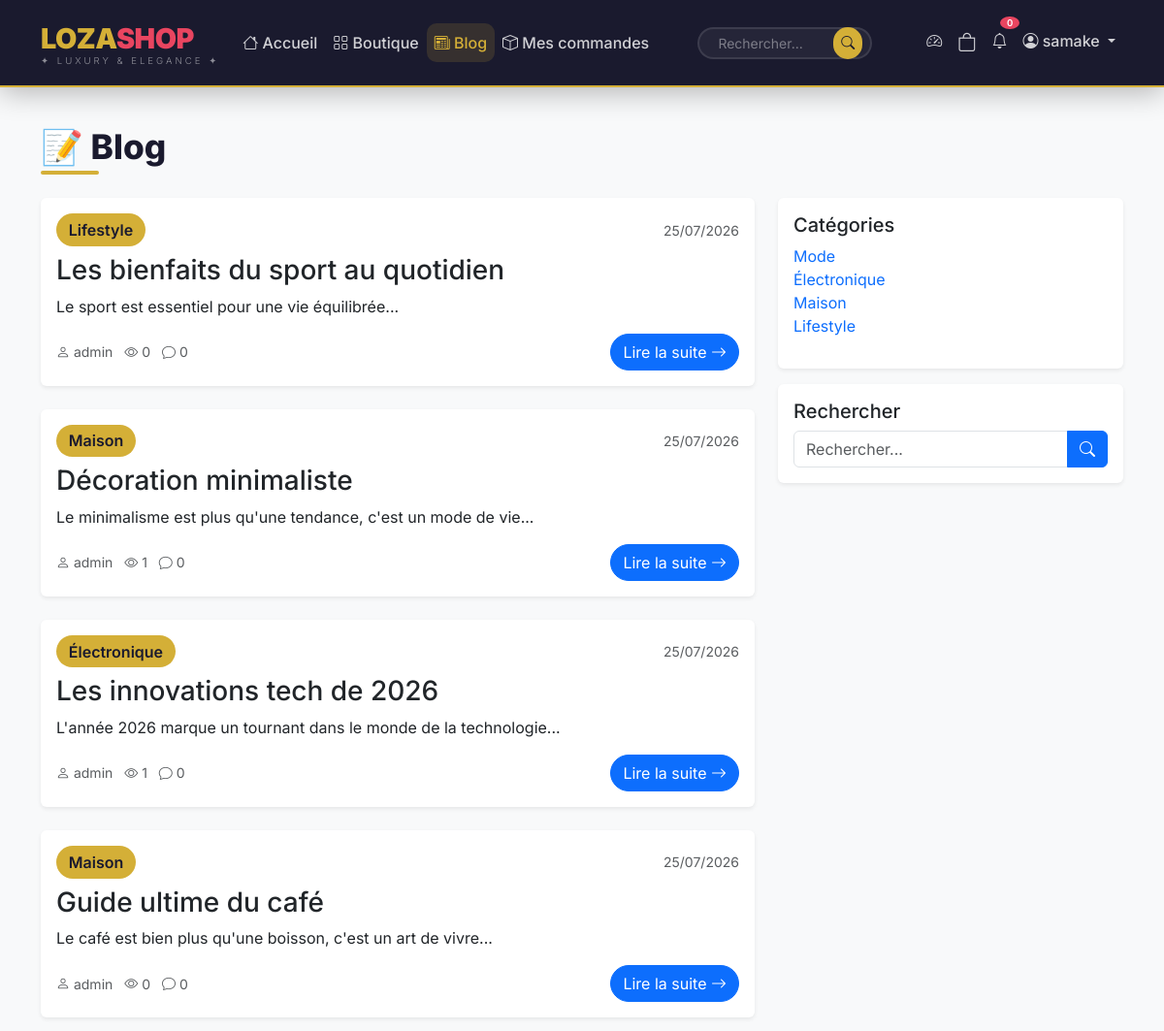
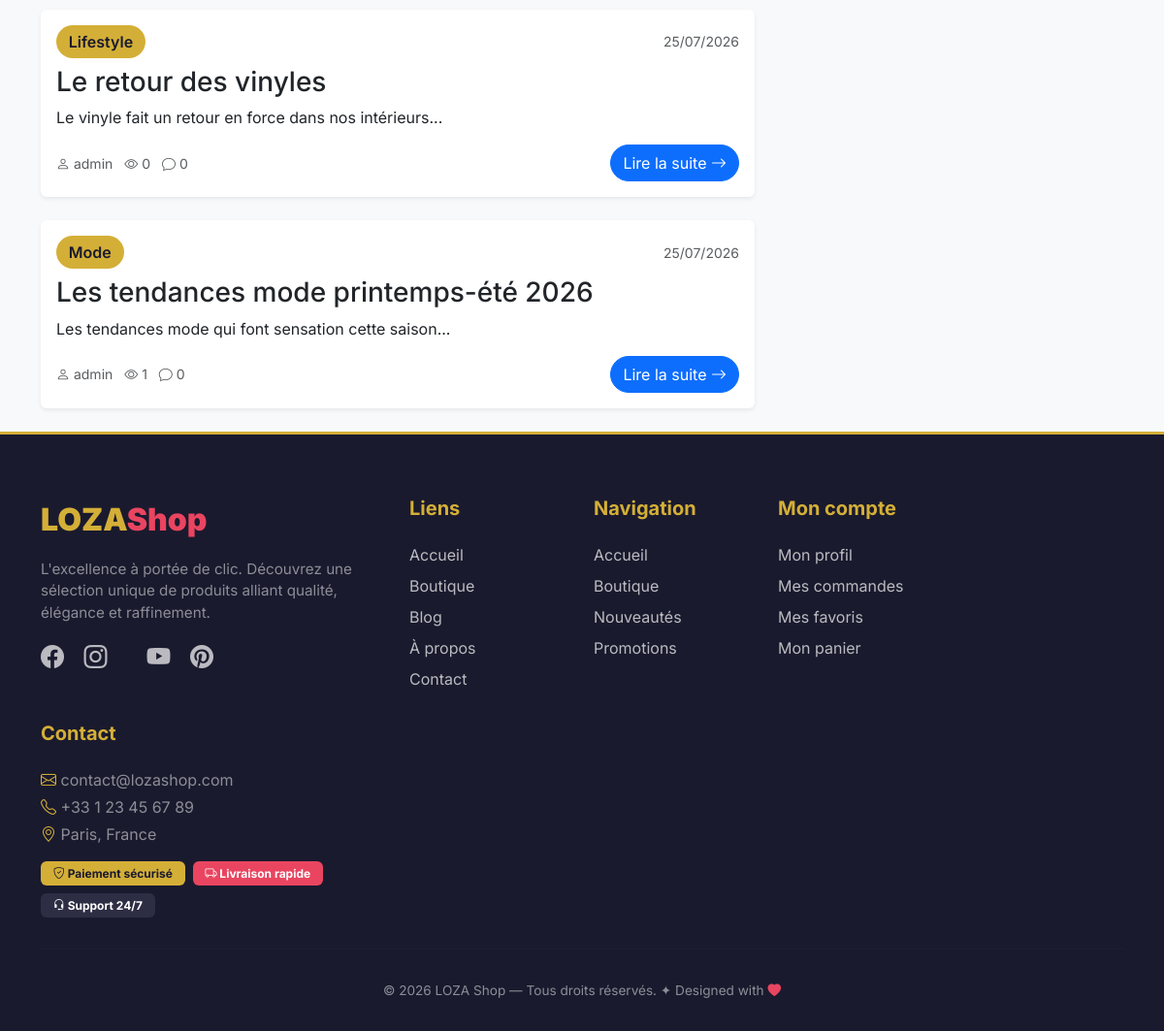
Page /blog/ (signed in) on the committed database (2 pictures, top to bottom).
### blog/models.py (models this page shows, shortened)
class BlogPost(models.Model):
    title = models.CharField(max_length=200)
    slug = models.SlugField(unique=True, blank=True)
    category = models.ForeignKey(BlogCategory, on_delete=models.CASCADE, related_name='posts')
    image = models.ImageField(upload_to='blog/', blank=True, null=True)
    content = models.TextField()
    excerpt = models.TextField(blank=True, help_text="Court résumé de l'article")
    author = models.ForeignKey(User, on_delete=models.CASCADE)
    created_at = models.DateTimeField(auto_now_add=True)
    updated_at = models.DateTimeField(auto_now=True)
    published_at = models.DateTimeField(null=True, blank=True)
    is_published = models.BooleanField(default=False)
    views = models.IntegerField(default=0)
    class Meta:
        ordering = ['-created_at']

class BlogCategory(models.Model):
    name = models.CharField(max_length=100)
    slug = models.SlugField(unique=True, blank=True)
    description = models.TextField(blank=True)
    class Meta:
        verbose_name_plural = "Catégories du blog"

### blog/views.py (the view)
# urls.py: path('', views.blog_home, name='blog_home'),
def blog_home(request):
    posts = BlogPost.objects.filter(is_published=True).order_by('-created_at')
    categories = BlogCategory.objects.all()
    paginator = Paginator(posts, 6)
    page = request.GET.get('page')
    posts = paginator.get_page(page)
    context = {
        'posts': posts,
        'categories': categories,
    }
    return render(request, 'blog/blog_home.html', context)

### cart/context_processors.py (called while the page is built)
def cart_total(request):
    if request.user.is_authenticated:
        total_items = CartItem.objects.filter(user=request.user).count()
    else:
        total_items = 0
    return {'cart_total_items': total_items}

### blog/templates/blog/blog_home.html (shortened to what this page needs)
{% extends 'base.html' %}
{% block content %}
<div class="container mt-4">
    <h2 class="section-title">📝 Blog</h2>
    <div class="row">
        <div class="col-lg-8">
            {% for post in posts %}
            <div class="card border-0 shadow-sm mb-4">
                <div class="card-body">
                    <div class="d-flex justify-content-between align-items-center mb-2">
                        <span class="badge-gold">{{ post.category.name }}</span>
                        <span class="text-muted small">{{ post.created_at|date:"d/m/Y" }}</span>
                    </div>
                    <h3>{{ post.title }}</h3>
                    <p>{{ post.excerpt|truncatechars:200 }}</p>
                    <div class="d-flex justify-content-between align-items-center">
                        <span class="text-muted small">
                            <i class="bi bi-person"></i> {{ post.author.username }}
                            <i class="bi bi-eye ms-2"></i> {{ post.views }}
                            <i class="bi bi-chat ms-2"></i> {{ post.comments.count }}
                        </span>
                        <a href="{% url 'blog:blog_detail' post.slug %}" class="btn btn-primary" style="border-radius: 50px;">
                            Lire la suite <i class="bi bi-arrow-right"></i>
                        </a>
                    </div>
                </div>
            </div>
            {% empty %}
            <div class="text-center py-5">
                <i class="bi bi-newspaper" style="font-size: 4rem; color: #ddd;"></i>
                <h3 class="mt-3">Aucun article</h3>
                <p class="text-muted">Revenez bientôt pour découvrir nos articles.</p>
            </div>
            {% endfor %}
        </div>
        <div class="col-lg-4">
            <div class="card border-0 shadow-sm">
                <div class="card-body">
                    <h5>Catégories</h5>
                    <ul class="list-unstyled">
                        {% for category in categories %}
                        <li>
                            <a href="{% url 'blog:blog_category' category.slug %}" class="text-decoration-none">
                                {{ category.name }}
                            </a>
                        </li>
                        {% endfor %}
                    </ul>
                </div>
            </div>
            <div class="card border-0 shadow-sm mt-3">
                <div class="card-body">
                    <h5>Rechercher</h5>
                    <form method="GET" action="{% url 'blog:blog_search' %}">
                        <div class="input-group">
                            <input type="text" name="q" class="form-control" placeholder="Rechercher...">
                            <button type="submit" class="btn btn-primary">
                                <i class="bi bi-search"></i>
                            </button>
                        </div>
                    </form>
                </div>
            </div>
        </div>
    </div>
</div>
{% endblock %}

### templates/base.html (shortened to what this page needs)
{% load static %}
<!DOCTYPE html>
<html lang="fr">
<head>
    <link href="https://cdn.jsdelivr.net/npm/bootstrap@5.3.0/dist/css/bootstrap.min.css" rel="stylesheet">
    <link rel="stylesheet" href="https://cdn.jsdelivr.net/npm/bootstrap-icons@1.10.0/font/bootstrap-icons.css">
</head>
<body>
<nav class="navbar navbar-expand-lg navbar-custom">
    <div class="container">
        <a class="navbar-brand" href="{% url 'products:home' %}">
            LOZA<span class="highlight">Shop</span>
            <small>✦ LUXURY & ELEGANCE ✦</small>
        </a>
        <div class="collapse navbar-collapse" id="navbarNav">
            <ul class="navbar-nav me-auto">
                <li class="nav-item">
                    <a class="nav-link {% if request.resolver_match.url_name == 'home' %}active{% endif %}"
                       href="{% url 'products:home' %}">
                        <i class="bi bi-house"></i> Accueil
                    </a>
                </li>
                <li class="nav-item">
                    <a class="nav-link {% if request.resolver_match.url_name == 'product_list' %}active{% endif %}"
                       href="{% url 'products:product_list' %}">
                        <i class="bi bi-grid"></i> Boutique
                    </a>
                </li>
                <li class="nav-item">
                    <a class="nav-link {% if request.resolver_match.app_name == 'blog' %}active{% endif %}"
                       href="{% url 'blog:blog_home' %}">
                        <i class="bi bi-newspaper"></i> Blog
                    </a>
                </li>
                {% if user.is_authenticated %}
                <li class="nav-item">
                    <a class="nav-link {% if request.resolver_match.app_name == 'orders' %}active{% endif %}"
                       href="{% url 'orders:orders' %}">
                        <i class="bi bi-box"></i> Mes commandes
                    </a>
                </li>
                {% endif %}
            </ul>
            <form class="d-flex search-form me-3" method="GET" action="{% url 'products:search' %}">
                <input class="form-control form-control-sm" type="search" name="q"
                       placeholder="Rechercher..." style="width: 180px;">
                <button class="btn btn-search btn-sm" type="submit">
                    <i class="bi bi-search"></i>
                </button>
            </form>
            <ul class="navbar-nav ms-auto">
                {% if user.is_superuser or user.is_staff %}
                <li class="nav-item">
                    <a class="nav-link" href="{% url 'dashboard:index' %}" title="Dashboard">
                        <i class="bi bi-speedometer2"></i>
                    </a>
                </li>
                {% endif %}
                <li class="nav-item">
                    <a class="nav-link position-relative" href="{% url 'cart:cart_view' %}">
                        <i class="bi bi-bag" style="font-size: 1.2rem;"></i>
                    </a>
                </li>
                <li class="nav-item dropdown">
                    <a class="nav-link position-relative" href="#" id="notifDropdown"
                       role="button" data-bs-toggle="dropdown">
                        <i class="bi bi-bell"></i>
                        <span class="badge" id="notifBadge" style="background: var(--secondary); position: absolute; top: -5px; right: -5px; font-size: 0.6rem; padding: 2px 7px; border-radius: 50%;">0</span>
                    </a>
                </li>
                {% if user.is_authenticated %}
                <li class="nav-item dropdown">
                    <a class="nav-link dropdown-toggle" href="#" id="userDropdown" role="button" data-bs-toggle="dropdown">
                        <i class="bi bi-person-circle"></i> {{ user.username }}
                    </a>
                </li>
                {% endif %}
            </ul>
        </div>
    </div>
</nav>
    <main>
        {% block content %}{% endblock %}
    </main>
    <footer class="footer">
        <div class="container">
            <div class="row g-4">
                <div class="col-lg-4">
                    <div class="footer-brand">
                        LOZA<span class="highlight">Shop</span>
                    </div>
                    <p class="text-white-50 mt-3" style="font-size: 0.95rem; max-width: 350px;">
                        L'excellence à portée de clic. Découvrez une sélection unique de produits
                        alliant qualité, élégance et raffinement.
                    </p>
                    <div class="social-links mt-3">
                        <a href="#"><i class="bi bi-facebook"></i></a>
                        <a href="#"><i class="bi bi-instagram"></i></a>
                        <a href="#"><i class="bi bi-youtube"></i></a>
                        <a href="#"><i class="bi bi-pinterest"></i></a>
                    </div>
                </div>
                <div class="col-md-2">
    <h5>Liens</h5>
    <a href="{% url 'products:home' %}">Accueil</a>
    <a href="{% url 'products:product_list' %}">Boutique</a>
    <a href="{% url 'blog:blog_home' %}">Blog</a>
    <a href="#">À propos</a>
    <a href="#">Contact</a>
</div>
                <div class="col-lg-2 col-md-4">
                    <h5>Navigation</h5>
                    <a href="{% url 'products:home' %}">Accueil</a>
                    <a href="{% url 'products:product_list' %}">Boutique</a>
                    <a href="#">Nouveautés</a>
                    <a href="#">Promotions</a>
                </div>
                <div class="col-lg-2 col-md-4">
                    <h5>Mon compte</h5>
                    <a href="{% url 'accounts:profile' %}">Mon profil</a>
                    <a href="{% url 'orders:orders' %}">Mes commandes</a>
                    <a href="{% url 'products:wishlist' %}">Mes favoris</a>
                    <a href="{% url 'cart:cart_view' %}">Mon panier</a>
                </div>
                <div class="col-lg-4 col-md-4">
                    <h5>Contact</h5>
                    <p class="text-white-50 mb-1">
                        <i class="bi bi-envelope" style="color: var(--gold);"></i> contact@lozashop.com
                    </p>
                    <p class="text-white-50 mb-1">
                        <i class="bi bi-telephone" style="color: var(--gold);"></i> +33 1 23 45 67 89
                    </p>
                    <p class="text-white-50 mb-3">
                        <i class="bi bi-geo-alt" style="color: var(--gold);"></i> Paris, France
                    </p>
                    <div class="d-flex gap-2 flex-wrap">
                        <span class="badge" style="background: var(--gold); color: var(--primary); padding: 0.4rem 0.8rem;">
                            <i class="bi bi-shield-check"></i> Paiement sécurisé
                        </span>
                        <span class="badge" style="background: var(--secondary); color: white; padding: 0.4rem 0.8rem;">
                            <i class="bi bi-truck"></i> Livraison rapide
                        </span>
                        <span class="badge" style="background: var(--primary-light); color: white; padding: 0.4rem 0.8rem;">
                            <i class="bi bi-headset"></i> Support 24/7
                        </span>
                    </div>
                </div>
            </div>
            <hr class="divider">
            <div class="text-center text-white-50" style="font-size: 0.85rem;">
                <p class="mb-0">
                    &copy; 2026 LOZA Shop — Tous droits réservés.
                    <span class="text-white-50">✦</span>
                    Designed with <i class="bi bi-heart-fill" style="color: var(--secondary);"></i>
                </p>
            </div>
        </div>
    </footer>
</body>
</html>

### templates/base.html (style rules this page uses)
:root { --primary: #1A1A2E; --primary-light: #2D2D44; --secondary: #E94560; --accent: #F5C518; --gold: #D4AF37; --dark: #0F0F1A; --gray: #6B7280; --light: #F8F9FA; --white: #FFFFFF; --shadow: 0 10px 40px rgba(0,0,0,0.08); --shadow-hover: 0 20px 60px rgba(0,0,0,0.15); --radius: 16px; --transition: all 0.4s cubic-bezier(0.25, 0.46, 0.45, 0.94); }
* { margin: 0; padding: 0; box-sizing: border-box; }
body { font-family: 'Inter', sans-serif; background: var(--light); color: var(--dark); min-height: 100vh; display: flex; flex-direction: column; }
.navbar-custom { background: var(--primary); padding: 0.8rem 0; box-shadow: 0 4px 30px rgba(0,0,0,0.3); position: sticky; top: 0; z-index: 1000; border-bottom: 2px solid var(--gold); }
.navbar-custom .navbar-brand { font-weight: 900; font-size: 1.8rem; color: var(--gold) !important; letter-spacing: -0.5px; text-transform: uppercase; }
.navbar-custom .navbar-brand .highlight { color: var(--secondary); }
.navbar-custom .navbar-brand small { font-size: 0.6rem; color: rgba(255,255,255,0.5); letter-spacing: 3px; display: block; font-weight: 300; margin-top: -5px; }
.navbar-custom .nav-link { color: rgba(255,255,255,0.8) !important; font-weight: 500; padding: 0.5rem 1.2rem; border-radius: 10px; transition: var(--transition); position: relative; }
.navbar-custom .nav-link.active { color: var(--gold) !important; background: rgba(213, 175, 55, 0.15); }
.navbar-custom .nav-link .badge { background: var(--secondary); color: white; position: absolute; top: -5px; right: -5px; font-size: 0.6rem; padding: 2px 7px; border-radius: 50%; font-weight: 600; animation: pulse 2s infinite; }
.search-form .form-control { border-radius: 50px; border: 2px solid rgba(255,255,255,0.1); background: rgba(255,255,255,0.05); color: white; padding-left: 1.2rem; transition: var(--transition); }
.search-form .form-control::placeholder { color: rgba(255,255,255,0.4); }
.search-form .btn-search { border-radius: 50px; margin-left: -40px; background: var(--gold); border: none; color: var(--primary); transition: var(--transition); }
.badge-gold { background: var(--gold); color: var(--primary); padding: 0.3rem 0.8rem; border-radius: 50px; font-weight: 600; }
.section-title { font-weight: 800; font-size: 2.2rem; margin-bottom: 2rem; position: relative; display: inline-block; color: var(--primary); }
.section-title::after { content: ''; position: absolute; bottom: -8px; left: 0; width: 60px; height: 4px; background: var(--gold); border-radius: 4px; }
.footer { background: var(--primary); color: white; padding: 4rem 0 2rem; margin-top: auto; border-top: 3px solid var(--gold); }
.footer h5 { font-weight: 700; margin-bottom: 1.5rem; color: var(--gold); }
.footer a { color: rgba(255,255,255,0.7); text-decoration: none; transition: var(--transition); display: block; margin-bottom: 0.5rem; }
.footer .social-links a { display: inline-block; margin-right: 1rem; font-size: 1.5rem; transition: var(--transition); }
.footer .divider { border-color: rgba(255,255,255,0.08); margin: 2rem 0; }
.footer .footer-brand { font-weight: 900; font-size: 2rem; color: var(--gold); }
.footer .footer-brand .highlight { color: var(--secondary); }

### rows in the picture
BlogPost: category.name "Lifestyle", created_at "25/07/2026", title "Les bienfaits du sport au quotidien", excerpt "Le sport est essentiel pour une vie équilibrée...", author.username "admin", views "0", comments.count "0"
BlogPost: category.name "Maison", created_at "25/07/2026", title "Décoration minimaliste", excerpt "Le minimalisme est plus qu'une tendance, c'est un mode de vie...", author.username "admin", views "1", comments.count "0"
BlogPost: category.name "Électronique", created_at "25/07/2026", title "Les innovations tech de 2026", excerpt "L'année 2026 marque un tournant dans le monde de la technologie...", author.username "admin", views "1", comments.count "0"
BlogPost: category.name "Maison", created_at "25/07/2026", title "Guide ultime du café", excerpt "Le café est bien plus qu'une boisson, c'est un art de vivre...", author.username "admin", views "0", comments.count "0"
BlogPost: category.name "Lifestyle", created_at "25/07/2026", title "Le retour des vinyles", excerpt "Le vinyle fait un retour en force dans nos intérieurs...", author.username "admin", views "0", comments.count "0"
BlogPost: category.name "Mode", created_at "25/07/2026", title "Les tendances mode printemps-été 2026", excerpt "Les tendances mode qui font sensation cette saison...", author.username "admin", views "1", comments.count "0"
BlogCategory: name "Mode"
BlogCategory: name "Électronique"
BlogCategory: name "Maison"
BlogCategory: name "Lifestyle"

### other values in the picture
{{ user.username }} "samake"
